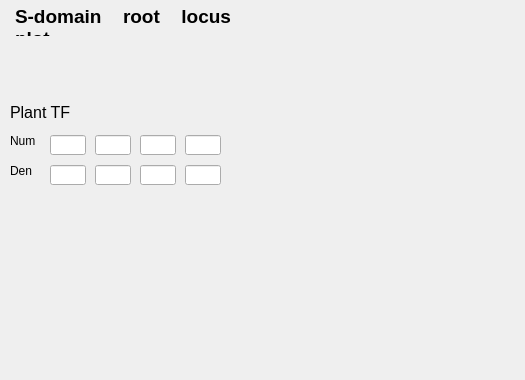
   <widget class="QWidget" name="tab_6">
    <attribute name="title">
     <string>LQR Design</string>
    </attribute>
    <widget class="QWidget" name="verticalLayoutWidget_5">
     <property name="geometry">
      <rect>
       <x>290</x>
       <y>10</y>
       <width>226</width>
       <height>176</height>
      </rect>
     </property>
     <layout class="QVBoxLayout" name="Layoutsim_response_2">
      <item>
       <widget class="QWidget" name="time_response" native="true"/>
      </item>
     </layout>
    </widget>
    <widget class="QWidget" name="verticalLayoutWidget_6">
     <property name="geometry">
      <rect>
       <x>25</x>
       <y>195</y>
       <width>226</width>
       <height>176</height>
      </rect>
     </property>
     <layout class="QVBoxLayout" name="Layoutsim_response_4">
      <item>
       <widget class="QWidget" name="rlocus" native="true"/>
      </item>
     </layout>
    </widget>
    <widget class="QWidget" name="verticalLayoutWidget_7">
     <property name="geometry">
      <rect>
       <x>290</x>
       <y>195</y>
       <width>226</width>
       <height>176</height>
      </rect>
     </property>
     <layout class="QVBoxLayout" name="Layoutsim_response_5">
      <item>
       <widget class="QWidget" name="bode_plot" native="true"/>
      </item>
     </layout>
    </widget>
    <widget class="QLabel" name="label_9">
     <property name="geometry">
      <rect>
       <x>20</x>
       <y>35</y>
       <width>211</width>
       <height>66</height>
      </rect>
     </property>
     <property name="text">
      <string/>
     </property>
     <property name="pixmap">
      <pixmap>../../OneDrive/Bureau/Nueva carpeta/UTP/Teoría control II/DCMotorRepository/MotorDCconTeensy/MotorDCSystemIdentification/rlocus.png</pixmap>
     </property>
     <property name="scaledContents">
      <bool>true</bool>
     </property>
    </widget>
    <widget class="QLabel" name="label_10">
     <property name="geometry">
      <rect>
       <x>15</x>
       <y>5</y>
       <width>216</width>
       <height>31</height>
      </rect>
     </property>
     <property name="text">
      <string>&lt;html&gt;&lt;head/&gt;&lt;body&gt;&lt;p align=&quot;justify&quot;&gt;&lt;span style=&quot; font-size:14pt; font-weight:600;&quot;&gt;S-domain root locus plot&lt;/span&gt;&lt;/p&gt;&lt;/body&gt;&lt;/html&gt;</string>
     </property>
     <property name="scaledContents">
      <bool>false</bool>
     </property>
     <property name="wordWrap">
      <bool>true</bool>
     </property>
    </widget>
    <widget class="QLineEdit" name="rlocus_num2">
     <property name="geometry">
      <rect>
       <x>95</x>
       <y>135</y>
       <width>36</width>
       <height>20</height>
      </rect>
     </property>
    </widget>
    <widget class="QLineEdit" name="rlocus_den3">
     <property name="geometry">
      <rect>
       <x>50</x>
       <y>165</y>
       <width>36</width>
       <height>20</height>
      </rect>
     </property>
    </widget>
    <widget class="QLabel" name="label_11">
     <property name="geometry">
      <rect>
       <x>10</x>
       <y>100</y>
       <width>96</width>
       <height>26</height>
      </rect>
     </property>
     <property name="text">
      <string>&lt;html&gt;&lt;head/&gt;&lt;body&gt;&lt;p align=&quot;justify&quot;&gt;&lt;span style=&quot; font-size:12pt;&quot;&gt;Plant TF&lt;/span&gt;&lt;/p&gt;&lt;/body&gt;&lt;/html&gt;</string>
     </property>
     <property name="scaledContents">
      <bool>false</bool>
     </property>
     <property name="wordWrap">
      <bool>true</bool>
     </property>
    </widget>
    <widget class="QLabel" name="den_label_4">
     <property name="geometry">
      <rect>
       <x>10</x>
       <y>155</y>
       <width>41</width>
       <height>31</height>
      </rect>
     </property>
     <property name="text">
      <string>Den</string>
     </property>
    </widget>
    <widget class="QLineEdit" name="rlocus_den2">
     <property name="geometry">
      <rect>
       <x>95</x>
       <y>165</y>
       <width>36</width>
       <height>20</height>
      </rect>
     </property>
    </widget>
    <widget class="QLabel" name="num_label_5">
     <property name="geometry">
      <rect>
       <x>10</x>
       <y>125</y>
       <width>41</width>
       <height>31</height>
      </rect>
     </property>
     <property name="text">
      <string>Num</string>
     </property>
    </widget>
    <widget class="QLineEdit" name="rlocus_num3">
     <property name="geometry">
      <rect>
       <x>50</x>
       <y>135</y>
       <width>36</width>
       <height>20</height>
      </rect>
     </property>
    </widget>
    <widget class="QLineEdit" name="rlocus_num0">
     <property name="geometry">
      <rect>
       <x>185</x>
       <y>135</y>
       <width>36</width>
       <height>20</height>
      </rect>
     </property>
    </widget>
    <widget class="QLineEdit" name="rlocus_num1">
     <property name="geometry">
      <rect>
       <x>140</x>
       <y>135</y>
       <width>36</width>
       <height>20</height>
      </rect>
     </property>
    </widget>
    <widget class="QLineEdit" name="rlocus_den0">
     <property name="geometry">
      <rect>
       <x>185</x>
       <y>165</y>
       <width>36</width>
       <height>20</height>
      </rect>
     </property>
    </widget>
    <widget class="QLineEdit" name="rlocus_den1">
     <property name="geometry">
      <rect>
       <x>140</x>
       <y>165</y>
       <width>36</width>
       <height>20</height>
      </rect>
     </property>
    </widget>
    <widget class="QLabel" name="label_19">
     <property name="geometry">
      <rect>
       <x>30</x>
       <y>40</y>
       <width>230</width>
       <height>75</height>
      </rect>
     </property>
     <property name="text">
      <string/>
     </property>
     <property name="pixmap">
      <pixmap>rlocus.png</pixmap>
     </property>
     <property name="scaledContents">
      <bool>true</bool>
     </property>
    </widget>
   </widget>
